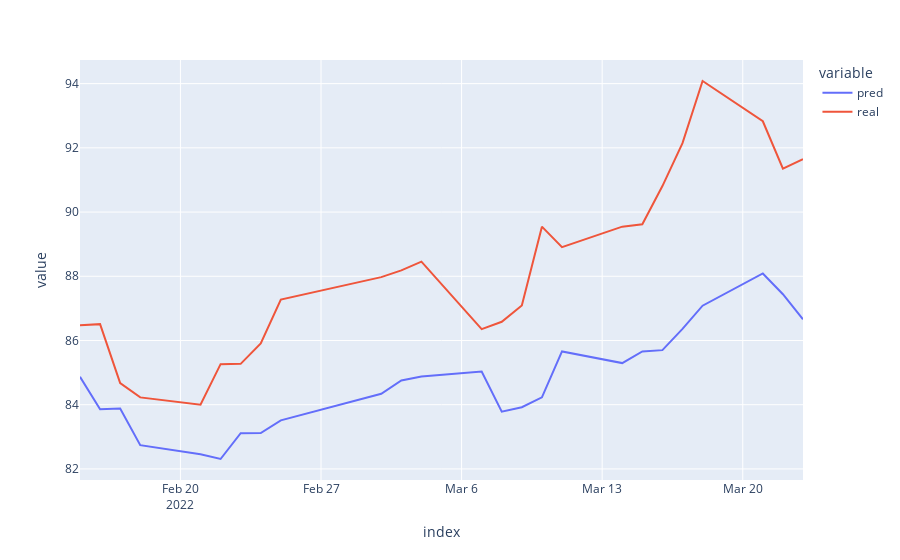

The notebook cell this image was saved under:
### Code cell
import plotly.express as px
df_fig = pd.DataFrame({'pred':test_predictions,'real':y_test})
df_fig.index = dates_test

fig = px.line(df_fig,x=df_fig.index,y=['pred','real'])
fig.show()

### Figure 1 — Plotly figure (JSON) as saved in the notebook; plotly's stock layout.template omitted (floating-point values rounded to 4 significant figures)
{"data": [{"hovertemplate": "variable=pred<br>index=%{x}<br>value=%{y}<extra></extra>", "legendgroup": "pred", "line": {"color": "#636efa", "dash": "solid"}, "marker": {"symbol": "circle"}, "mode": "lines", "name": "pred", "orientation": "v", "showlegend": true, "type": "scatter", "x": ["2022-02-15T00:00:00", "2022-02-16T00:00:00", "2022-02-17T00:00:00", "2022-02-18T00:00:00", "2022-02-21T00:00:00", "2022-02-22T00:00:00", "2022-02-23T00:00:00", "2022-02-24T00:00:00", "2022-02-25T00:00:00", "2022-03-02T00:00:00", "2022-03-03T00:00:00", "2022-03-04T00:00:00", "2022-03-07T00:00:00", "2022-03-08T00:00:00", "2022-03-09T00:00:00", "2022-03-10T00:00:00", "2022-03-11T00:00:00", "2022-03-14T00:00:00", "2022-03-15T00:00:00", "2022-03-16T00:00:00", "2022-03-17T00:00:00", "2022-03-18T00:00:00", "2022-03-21T00:00:00", "2022-03-22T00:00:00", "2022-03-23T00:00:00"], "xaxis": "x", "y": [84.87, 83.86, 83.88, 82.74, 82.45, 82.31, 83.11, 83.12, 83.51, 84.34, 84.75, 84.88, 85.03, 83.78, 83.92, 84.23, 85.66, 85.3, 85.66, 85.7, 86.36, 87.08, 88.09, 87.44, 86.66], "yaxis": "y"}, {"hovertemplate": "variable=real<br>index=%{x}<br>value=%{y}<extra></extra>", "legendgroup": "real", "line": {"color": "#EF553B", "dash": "solid"}, "marker": {"symbol": "circle"}, "mode": "lines", "name": "real", "orientation": "v", "showlegend": true, "type": "scatter", "x": ["2022-02-15T00:00:00", "2022-02-16T00:00:00", "2022-02-17T00:00:00", "2022-02-18T00:00:00", "2022-02-21T00:00:00", "2022-02-22T00:00:00", "2022-02-23T00:00:00", "2022-02-24T00:00:00", "2022-02-25T00:00:00", "2022-03-02T00:00:00", "2022-03-03T00:00:00", "2022-03-04T00:00:00", "2022-03-07T00:00:00", "2022-03-08T00:00:00", "2022-03-09T00:00:00", "2022-03-10T00:00:00", "2022-03-11T00:00:00", "2022-03-14T00:00:00", "2022-03-15T00:00:00", "2022-03-16T00:00:00", "2022-03-17T00:00:00", "2022-03-18T00:00:00", "2022-03-21T00:00:00", "2022-03-22T00:00:00", "2022-03-23T00:00:00"], "xaxis": "x", "y": [86.47, 86.51, 84.67, 84.23, 84, 85.26, 85.27, 85.91, 87.27, 87.97, 88.18, 88.45, 86.35, 86.58, 87.09, 89.55, 88.91, 89.55, 89.62, 90.81, 92.15, 94.08, 92.83, 91.35, 91.65], "yaxis": "y"}], "layout": {"legend": {"title": {"text": "variable"}, "tracegroupgap": 0}, "margin": {"t": 60}, "xaxis": {"anchor": "y", "domain": [0, 1], "title": {"text": "index"}}, "yaxis": {"anchor": "x", "domain": [0, 1], "title": {"text": "value"}}}}
